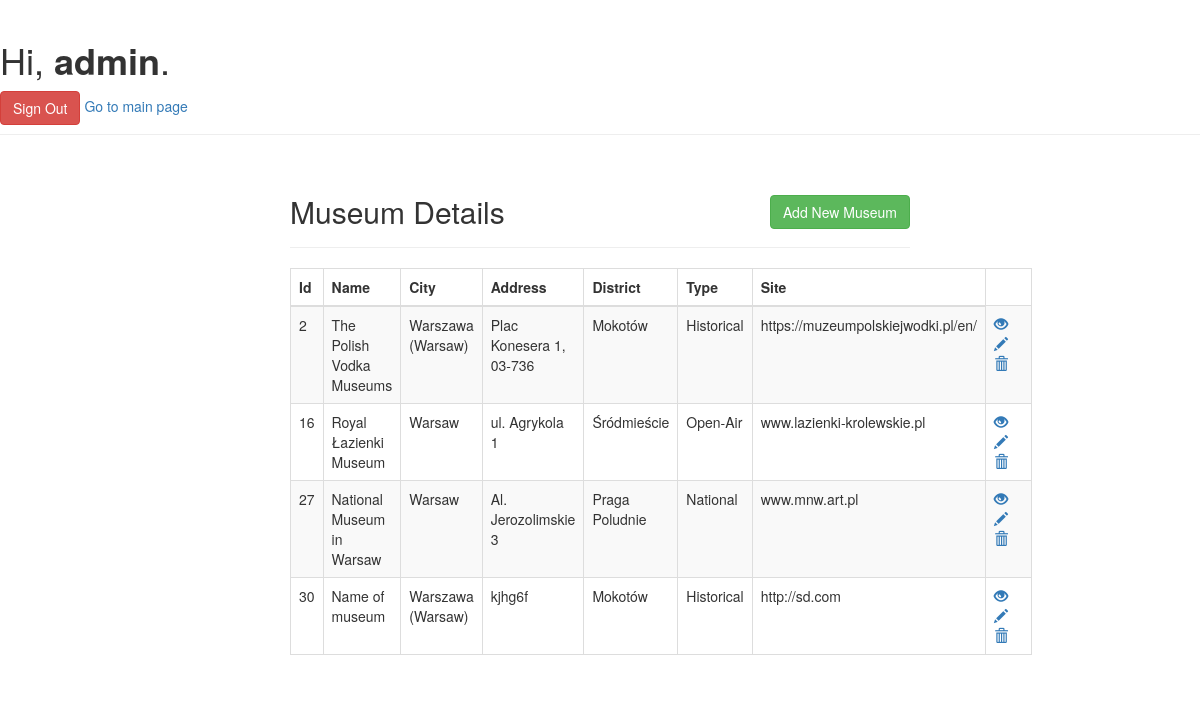
Screenshot of /admin/index.php (signed in) with the database file from the repository.
### tables this page shows
CREATE TABLE `museum` (
  `id` int(11) NOT NULL,
  `M_Name` varchar(250) NOT NULL,
  `City` varchar(250) NOT NULL,
  `Address` varchar(250) NOT NULL,
  `Type` varchar(100) NOT NULL,
  `District` varchar(100) NOT NULL,
  `Site` varchar(250) NOT NULL
);

### admin/index.php (the view, shortened to what this page needs)
<!DOCTYPE html>
<html lang="en">
<head>
    <link rel="stylesheet" href="https://maxcdn.bootstrapcdn.com/bootstrap/3.3.7/css/bootstrap.css">
</head>
<body>
    <div class="page-header">
        <h1>Hi, <b><?php echo htmlspecialchars($_SESSION["a_name"]); ?></b>.</h1>
                <a href="logout.php" class="btn btn-danger">Sign Out</a>
                <a href="../index.php">Go to main page</a>
    </div>
    <div class="wrapper">
        <div class="container-fluid">
            <div class="row">
                <div class="col-md-12">
                    <div class="page-header clearfix">
                        <h2 class="pull-left">Museum Details</h2>
                        <a href="create.php" class="btn btn-success pull-right">Add New Museum</a>
                    </div>
                    <?php
                    require_once "config.php";
                    $sql = "SELECT * FROM museum";
                    if($result = mysqli_query($link, $sql)){
                        if(mysqli_num_rows($result) > 0){
                            echo "<table class='table table-bordered table-striped'>";
                                echo "<thead>";
                                    echo "<tr>";
                                        echo "<th>Id</th>";
                                        echo "<th>Name</th>";
                                        echo "<th>City</th>";
                                        echo "<th>Address</th>";
                                        echo "<th>District</th>";
                                        echo "<th>Type</th>";
                                        echo "<th>Site</th>";
                                    echo "</tr>";
                                echo "</thead>";
                                echo "<tbody>";
                                while($row = mysqli_fetch_array($result)){
                                    echo "<tr>";
                                        echo "<td>" . $row['id'] . "</td>";
                                        echo "<td>" . $row['M_Name'] . "</td>";
                                        echo "<td>" . $row['City'] . "</td>";
                                        echo "<td>" . $row['Address'] . "</td>";
                                        echo "<td>" . $row['District'] . "</td>";
                                        echo "<td>" . $row['Type'] . "</td>";
                                        echo "<td>" . $row['Site'] . "</td>";
                                        echo "<td>";
                                            echo "<a href='read.php?id=". $row['id'] ."' title='View Record' data-toggle='tooltip'><span class='glyphicon glyphicon-eye-open'></span></a>";
                                            echo "<a href='update.php?id=". $row['id'] ."' title='Update Record' data-toggle='tooltip'><span class='glyphicon glyphicon-pencil'></span></a>";
                                            echo "<a href='delete.php?id=". $row['id'] ."' title='Delete Record' data-toggle='tooltip'><span class='glyphicon glyphicon-trash'></span></a>";
                                        echo "</td>";
                                    echo "</tr>";
                                }
                                echo "</tbody>";
                            echo "</table>";
                        } else{
                            echo "<p class='lead'><em>No records were found.</em></p>";
                        }
                    } else{
                        echo "ERROR: Could not able to execute $sql. " . mysqli_error($link);
                    }
                    ?>
                </div>
            </div>
        </div>
    </div>
</body>
</html>

### admin/index.php (style rules this page uses)
.wrapper { width: 650px; margin: 0 auto; }
.page-header h2 { margin-top: 0; }
table tr td:last-child a { margin-right: 15px; }

### rows the page displays
museum: id "2", M_Name "The Polish Vodka Museums", City "Warszawa (Warsaw)", Address "Plac Konesera 1, 03-736", District "Mokotów", Type "Historical", Site "https://muzeumpolskiejwodki.pl/en/"
museum: id "16", M_Name "Royal Łazienki Museum", City "Warsaw", Address "ul. Agrykola 1", District "Śródmieście", Type "Open-Air", Site "www.lazienki-krolewskie.pl"
museum: id "27", M_Name "National Museum in Warsaw", City "Warsaw", Address "Al. Jerozolimskie 3", District "Praga Poludnie", Type "National", Site "www.mnw.art.pl"
museum: id "30", M_Name "Name of museum", City "Warszawa (Warsaw)", Address "kjhg6f", District "Mokotów", Type "Historical", Site "http://sd.com"

### other values shown
$_SESSION["a_name"] "admin"
